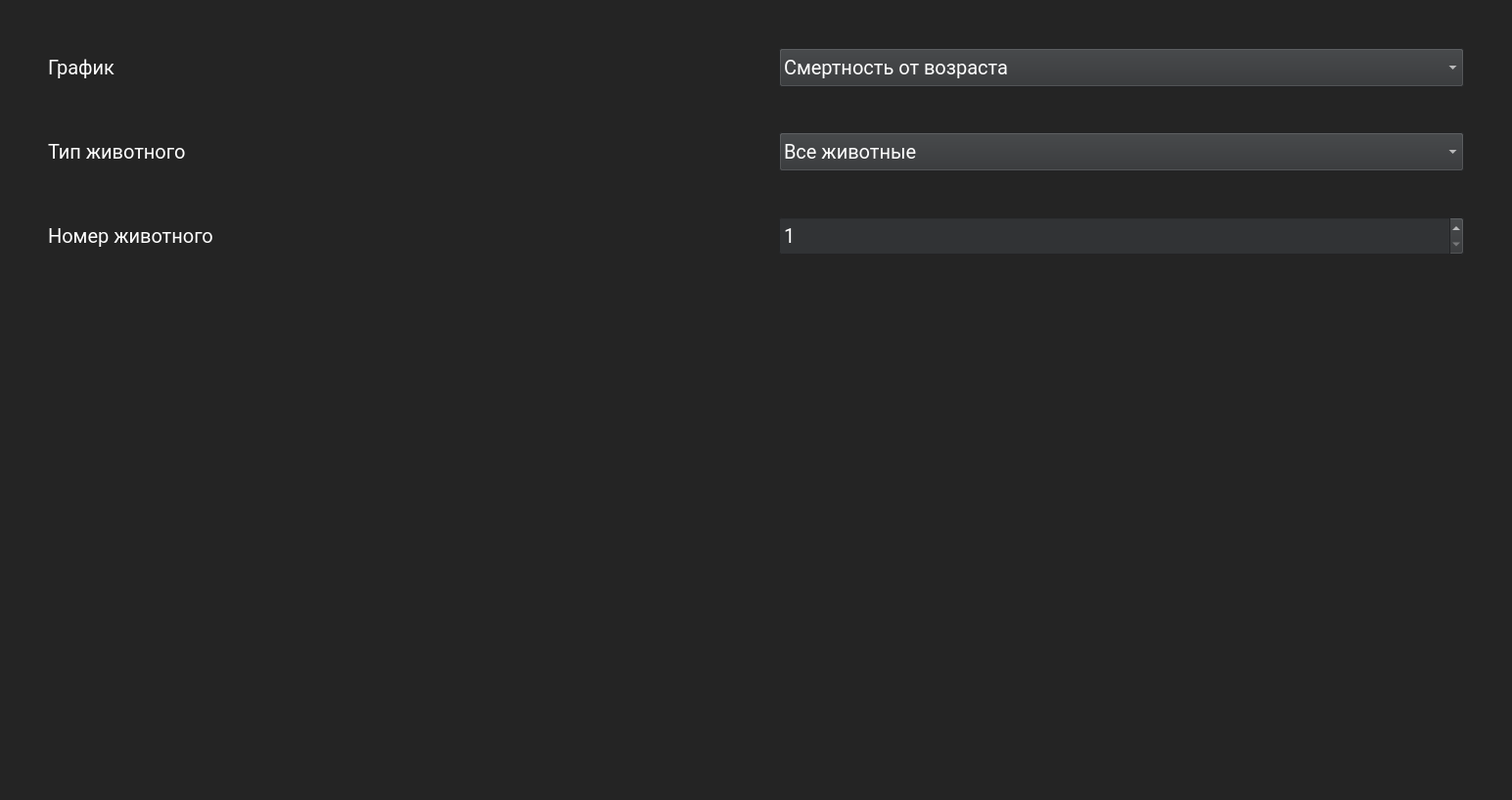
<?xml version="1.0" encoding="UTF-8"?>
<ui version="4.0">
 <class>GraphWindow</class>
 <widget class="QMainWindow" name="GraphWindow">
  <property name="geometry">
   <rect>
    <x>0</x>
    <y>0</y>
    <width>1545</width>
    <height>817</height>
   </rect>
  </property>
  <property name="windowTitle">
   <string>MainWindow</string>
  </property>
  <widget class="QWidget" name="centralwidget">
   <property name="styleSheet">
    <string notr="true">QWidget{
	background-color: #242424;
	font-family: Roboto;
	color: white;
	font-size: 20px;
	font-weight: 100px;
}</string>
   </property>
   <layout class="QVBoxLayout" name="verticalLayout">
    <item>
     <spacer name="verticalSpacer_2">
      <property name="orientation">
       <enum>Qt::Vertical</enum>
      </property>
      <property name="sizeType">
       <enum>QSizePolicy::Preferred</enum>
      </property>
      <property name="sizeHint" stdset="0">
       <size>
        <width>20</width>
        <height>40</height>
       </size>
      </property>
     </spacer>
    </item>
    <item>
     <layout class="QHBoxLayout" name="horizontalLayout_2">
      <item>
       <spacer name="horizontalSpacer_9">
        <property name="orientation">
         <enum>Qt::Horizontal</enum>
        </property>
        <property name="sizeType">
         <enum>QSizePolicy::Preferred</enum>
        </property>
        <property name="sizeHint" stdset="0">
         <size>
          <width>40</width>
          <height>20</height>
         </size>
        </property>
       </spacer>
      </item>
      <item>
       <widget class="QLabel" name="label">
        <property name="text">
         <string>График</string>
        </property>
       </widget>
      </item>
      <item>
       <spacer name="horizontalSpacer">
        <property name="orientation">
         <enum>Qt::Horizontal</enum>
        </property>
        <property name="sizeType">
         <enum>QSizePolicy::Preferred</enum>
        </property>
        <property name="sizeHint" stdset="0">
         <size>
          <width>40</width>
          <height>20</height>
         </size>
        </property>
       </spacer>
      </item>
      <item>
       <widget class="QComboBox" name="ChooseGraph">
        <property name="minimumSize">
         <size>
          <width>300</width>
          <height>40</height>
         </size>
        </property>
        <property name="styleSheet">
         <string notr="true">QComboBox{
	background-color:  #313335;
}</string>
        </property>
        <item>
         <property name="text">
          <string>Смертность от возраста</string>
         </property>
        </item>
        <item>
         <property name="text">
          <string>Смертность от типа корма</string>
         </property>
        </item>
        <item>
         <property name="text">
          <string>Темп роста</string>
         </property>
        </item>
        <item>
         <property name="text">
          <string>Зависимость веса от типа корма</string>
         </property>
        </item>
       </widget>
      </item>
      <item>
       <spacer name="horizontalSpacer_2">
        <property name="orientation">
         <enum>Qt::Horizontal</enum>
        </property>
        <property name="sizeType">
         <enum>QSizePolicy::Preferred</enum>
        </property>
        <property name="sizeHint" stdset="0">
         <size>
          <width>40</width>
          <height>20</height>
         </size>
        </property>
       </spacer>
      </item>
     </layout>
    </item>
    <item>
     <spacer name="verticalSpacer_4">
      <property name="orientation">
       <enum>Qt::Vertical</enum>
      </property>
      <property name="sizeType">
       <enum>QSizePolicy::Preferred</enum>
      </property>
      <property name="sizeHint" stdset="0">
       <size>
        <width>20</width>
        <height>40</height>
       </size>
      </property>
     </spacer>
    </item>
    <item>
     <layout class="QHBoxLayout" name="horizontalLayout_4">
      <item>
       <spacer name="horizontalSpacer_10">
        <property name="orientation">
         <enum>Qt::Horizontal</enum>
        </property>
        <property name="sizeType">
         <enum>QSizePolicy::Preferred</enum>
        </property>
        <property name="sizeHint" stdset="0">
         <size>
          <width>40</width>
          <height>20</height>
         </size>
        </property>
       </spacer>
      </item>
      <item>
       <widget class="QLabel" name="label_2">
        <property name="text">
         <string>Тип животного</string>
        </property>
       </widget>
      </item>
      <item>
       <spacer name="horizontalSpacer_5">
        <property name="orientation">
         <enum>Qt::Horizontal</enum>
        </property>
        <property name="sizeType">
         <enum>QSizePolicy::Preferred</enum>
        </property>
        <property name="sizeHint" stdset="0">
         <size>
          <width>40</width>
          <height>20</height>
         </size>
        </property>
       </spacer>
      </item>
      <item>
       <widget class="QComboBox" name="typeAnimal">
        <property name="minimumSize">
         <size>
          <width>300</width>
          <height>40</height>
         </size>
        </property>
        <property name="styleSheet">
         <string notr="true">QComboBox{
	background-color:  #313335;
}</string>
        </property>
        <item>
         <property name="text">
          <string>Все животные</string>
         </property>
        </item>
        <item>
         <property name="text">
          <string>Хрюша</string>
         </property>
        </item>
        <item>
         <property name="text">
          <string>Корова</string>
         </property>
        </item>
        <item>
         <property name="text">
          <string>Страус</string>
         </property>
        </item>
        <item>
         <property name="text">
          <string>Курица</string>
         </property>
        </item>
        <item>
         <property name="text">
          <string>Кролик</string>
         </property>
        </item>
        <item>
         <property name="text">
          <string>Индейка</string>
         </property>
        </item>
       </widget>
      </item>
      <item>
       <spacer name="horizontalSpacer_6">
        <property name="orientation">
         <enum>Qt::Horizontal</enum>
        </property>
        <property name="sizeType">
         <enum>QSizePolicy::Preferred</enum>
        </property>
        <property name="sizeHint" stdset="0">
         <size>
          <width>40</width>
          <height>20</height>
         </size>
        </property>
       </spacer>
      </item>
     </layout>
    </item>
    <item>
     <spacer name="verticalSpacer_5">
      <property name="orientation">
       <enum>Qt::Vertical</enum>
      </property>
      <property name="sizeType">
       <enum>QSizePolicy::Preferred</enum>
      </property>
      <property name="sizeHint" stdset="0">
       <size>
        <width>20</width>
        <height>40</height>
       </size>
      </property>
     </spacer>
    </item>
    <item>
     <layout class="QHBoxLayout" name="horizontalLayout_5">
      <item>
       <spacer name="horizontalSpacer_11">
        <property name="orientation">
         <enum>Qt::Horizontal</enum>
        </property>
        <property name="sizeType">
         <enum>QSizePolicy::Preferred</enum>
        </property>
        <property name="sizeHint" stdset="0">
         <size>
          <width>40</width>
          <height>20</height>
         </size>
        </property>
       </spacer>
      </item>
      <item>
       <widget class="QLabel" name="label_3">
        <property name="text">
         <string>Номер животного</string>
        </property>
       </widget>
      </item>
      <item>
       <spacer name="horizontalSpacer_7">
        <property name="orientation">
         <enum>Qt::Horizontal</enum>
        </property>
        <property name="sizeType">
         <enum>QSizePolicy::Preferred</enum>
        </property>
        <property name="sizeHint" stdset="0">
         <size>
          <width>40</width>
          <height>20</height>
         </size>
        </property>
       </spacer>
      </item>
      <item>
       <widget class="QDoubleSpinBox" name="numberAnimal">
        <property name="minimumSize">
         <size>
          <width>300</width>
          <height>40</height>
         </size>
        </property>
        <property name="styleSheet">
         <string notr="true">QDoubleSpinBox
{
	background-color:  #313335;
}</string>
        </property>
        <property name="decimals">
         <number>0</number>
        </property>
        <property name="minimum">
         <double>1.000000000000000</double>
        </property>
        <property name="maximum">
         <double>100000.000000000000000</double>
        </property>
       </widget>
      </item>
      <item>
       <spacer name="horizontalSpacer_8">
        <property name="orientation">
         <enum>Qt::Horizontal</enum>
        </property>
        <property name="sizeType">
         <enum>QSizePolicy::Preferred</enum>
        </property>
        <property name="sizeHint" stdset="0">
         <size>
          <width>40</width>
          <height>20</height>
         </size>
        </property>
       </spacer>
      </item>
     </layout>
    </item>
    <item>
     <spacer name="verticalSpacer">
      <property name="orientation">
       <enum>Qt::Vertical</enum>
      </property>
      <property name="sizeType">
       <enum>QSizePolicy::Preferred</enum>
      </property>
      <property name="sizeHint" stdset="0">
       <size>
        <width>20</width>
        <height>40</height>
       </size>
      </property>
     </spacer>
    </item>
    <item>
     <layout class="QHBoxLayout" name="horizontalLayout">
      <item>
       <widget class="QWidget" name="widget" native="true">
        <layout class="QHBoxLayout" name="horizontalLayout_3">
         <item>
          <spacer name="horizontalSpacer_4">
           <property name="orientation">
            <enum>Qt::Horizontal</enum>
           </property>
           <property name="sizeType">
            <enum>QSizePolicy::Preferred</enum>
           </property>
           <property name="sizeHint" stdset="0">
            <size>
             <width>40</width>
             <height>20</height>
            </size>
           </property>
          </spacer>
         </item>
         <item>
          <layout class="QHBoxLayout" name="horizontalLayoutForGraph"/>
         </item>
         <item>
          <spacer name="horizontalSpacer_3">
           <property name="orientation">
            <enum>Qt::Horizontal</enum>
           </property>
           <property name="sizeType">
            <enum>QSizePolicy::Preferred</enum>
           </property>
           <property name="sizeHint" stdset="0">
            <size>
             <width>40</width>
             <height>20</height>
            </size>
           </property>
          </spacer>
         </item>
        </layout>
       </widget>
      </item>
     </layout>
    </item>
    <item>
     <spacer name="verticalSpacer_3">
      <property name="orientation">
       <enum>Qt::Vertical</enum>
      </property>
      <property name="sizeType">
       <enum>QSizePolicy::Preferred</enum>
      </property>
      <property name="sizeHint" stdset="0">
       <size>
        <width>20</width>
        <height>40</height>
       </size>
      </property>
     </spacer>
    </item>
   </layout>
  </widget>
 </widget>
 <resources/>
 <connections/>
</ui>
